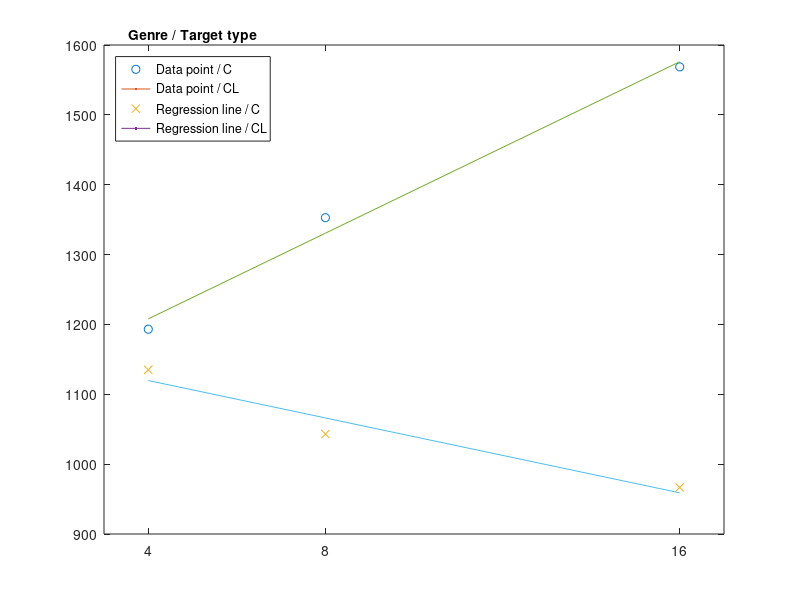

MATLAB code to generate this figure:
clear; close all;
d = importdata('data.csv',',',3);
data = d.data;
data(:,1) = [];
[people, setnum] = size(data);
setsize = [4 8 16];
x = setsize;
slope = zeros(people, 3);
for k=1:people
    y = data(k,1:3);
    p_circle = polyfit(x,y,1);
    slope(k,1) = p_circle(1);
    y = data(k,7:9);
    p_circle = polyfit(x,y,1);
    slope(k,2) = p_circle(1);
    slope(k,3) = p_circle(1) - p_circle(2);
end
mynum = 2;
fig1 = figure;
hold on;
y = data(mynum,1:3);
plot(x,y,'o',LineWidth=2);
p_circle = polyfit(x,y,1);
a = p_circle(:,1);
b = p_circle(:,2);
y1 = a * x + b;
y = data(mynum, 7:9);
plot(x,y,'x',LineWidth=2);
p_circle_bar = polyfit(x,y,1);
a = p_circle_bar(:,1);
b = p_circle_bar(:,2);
y2 = a * x + b;
plot(x, y1, x, y2, LineWidth=2);
leg = legend('Data point / C','Data point / CL', 'Regression line / C', 'Regression line / CL','Location','northwest');
title(leg, 'Genre / Target type')
axis([3 17 900 1600]);
xticks([4 8 16])
box on;
hold off;
exportgraphics(fig1,'../Figures/14_02_graph.pdf','ContentType','vector');
